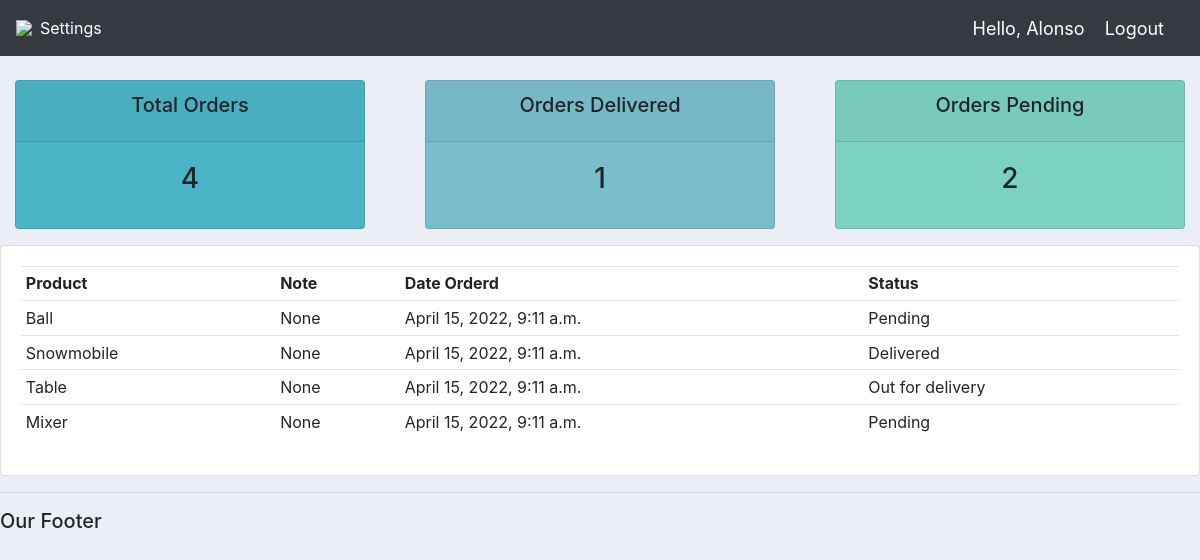
Page /user/ (signed in) on the committed database.
### accounts/models.py (models this page shows)
class Order(models.Model):
	STATUS = (
			('Pending', 'Pending'),
			('Out for delivery', 'Out for delivery'),
			('Delivered', 'Delivered'),
			)
	customer = models.ForeignKey(Customer, null=True, on_delete= models.SET_NULL)
	product = models.ForeignKey(Product, null=True, on_delete= models.SET_NULL)
	date_created = models.DateTimeField(auto_now_add=True, null=True)
	status = models.CharField(max_length=200, null=True, choices=STATUS)
	note = models.CharField(max_length=1000, null=True)
	def __str__(self):
		return self.product.name

class Product(models.Model):
	CATEGORY = (
			('Indoor', 'Indoor'),
			('Out Door', 'Out Door'),
			)
	name = models.CharField(max_length=200, null=True)
	price = models.FloatField(null=True)
	category = models.CharField(max_length=200, null=True, choices=CATEGORY)
	description = models.CharField(max_length=200, null=True, blank=True)
	date_created = models.DateTimeField(auto_now_add=True, null=True)
	tags = models.ManyToManyField(Tag)
	def __str__(self):
		return self.name

### accounts/decorator.py (the view)
		def wrapper_func(request, *args, **kwargs):
			group = None
			if request.user.groups.exists():
				group = request.user.groups.all()[0].name
			if group in allowed_roles:
				return view_func(request, *args, **kwargs)
			else:
				return HttpResponse('You are not authorized to view this page')

### accounts/decorator.py (called while the page is built)
def allowed_users(allowed_roles=[]):
	def decorator(view_func):
		def wrapper_func(request, *args, **kwargs):
			group = None
			if request.user.groups.exists():
				group = request.user.groups.all()[0].name
			if group in allowed_roles:
				return view_func(request, *args, **kwargs)
			else:
				return HttpResponse('You are not authorized to view this page')
		return wrapper_func
	return decorator

### accounts/views.py (called while the page is built)
@login_required(login_url='login')
@allowed_users(allowed_roles=['customer'])
def userPage(request):
	orders = request.user.customer.order_set.all()
	total_orders = orders.count()
	delivered = orders.filter(status='Delivered').count()
	pending = orders.filter(status='Pending').count()
	print('orders:', orders)
	context = {'orders':orders, 'total_orders':total_orders,
	'delivered':delivered,'pending':pending}
	return render(request, 'accounts/user.html', context)

### accounts/templates/accounts/user.html
{% extends "accounts/main.html" %}
{% block content %}
{%  include 'accounts/status.html' %}
<div class="row">
	<div class="col-md">
		<div class="card card-body">
			<table class="table table-sm">
				<tr>
					<th>Product</th>
					<th>Note</th>
					<th>Date Orderd</th>
					<th>Status</th>
				</tr>
				{% for order in orders %}
				<tr>
					<td> {{order.product}}</td>
					<td> {{order.note}}</td>
					<td> {{order.date_created}}</td>
					<td> {{order.status}}</td>
				</tr>
				{%endfor%}
			</table>
		</div>
	</div>
</div>
{% endblock content %}

### accounts/templates/accounts/navbar.html (shortened to what this page needs)
{% load static %}
<nav class="navbar navbar-expand-lg navbar-dark bg-dark">
 <img src="{% static 'images/logo.png' %}">
  <div class="collapse navbar-collapse" id="navbarNav">
    <ul class="navbar-nav">
      {% if request.user.is_staff %}
      <li class="nav-item active">
        <a class="nav-link" href="{% url 'home' %}">Dashboard</a>
      </li>
      <li class="nav-item active">
        <a class="nav-link" href="{% url 'products' %}">Products</a>
      </li>
      {% else %}
       <li class="nav-item active">
        <a class="nav-link" href="{% url 'account' %}">Settings</a>
      </li>
      {% endif %}
    </ul>
  </div>
  <span class="hello-msg">Hello, {{request.user}}</span>
  <span ><a  class="hello-msg" href="{% url 'logout' %}">Logout</a></span>
</nav>

### static/css/main.css (style rules this page uses)
body { background-color: #ebeff5; }

### accounts/templates/accounts/navbar.html (style rules this page uses)
.hello-msg { font-size: 18px; color: #fff; margin-right: 20px; }

### rows in the picture
Order: product "Ball", note "None", date_created "April 15, 2022, 9:11 a.m.", status "Pending"
Order: product "Snowmobile", note "None", date_created "April 15, 2022, 9:11 a.m.", status "Delivered"
Order: product "Table", note "None", date_created "April 15, 2022, 9:11 a.m.", status "Out for delivery"
Order: product "Mixer", note "None", date_created "April 15, 2022, 9:11 a.m.", status "Pending"

### other values in the picture
{{ request.user }} "Alonso"
{{ total_orders }} "4"
{{ delivered }} "1"
{{ pending }} "2"
